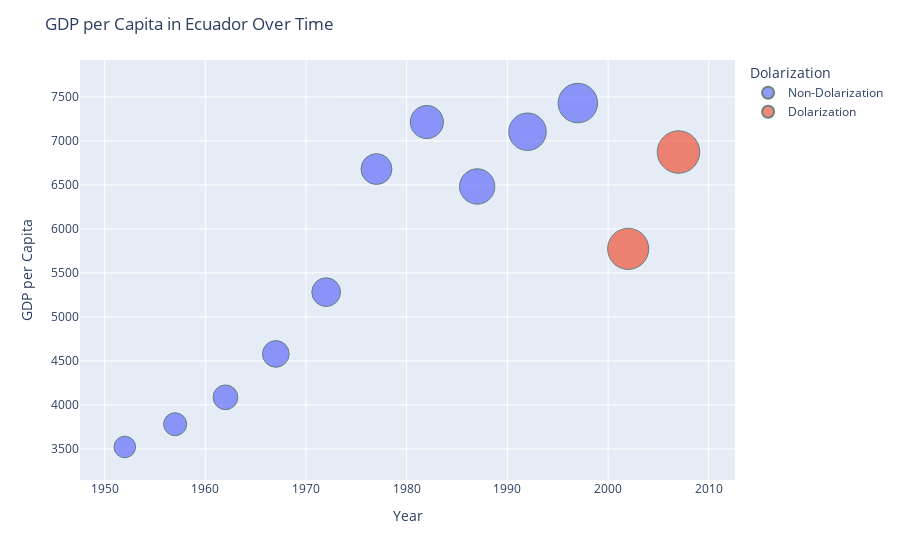

The code cell stored with this chart in its notebook:
### Code cell
fig=px.scatter(df, x="year", y="gdpPercap", size="pop", color='Dolarization', log_x=False, size_max=30)

fig.update_layout(title="GDP per Capita in Ecuador Over Time", yaxis_title="GDP per Capita", xaxis_title="Year")
fig.update_traces(marker=dict(line=dict(width=1, color='DarkSlateGrey')))
fig.show()

### Figure 1 — Plotly figure (JSON) as saved in the notebook; plotly's stock layout.template omitted (floating-point values rounded to 4 significant figures)
{"data": [{"hovertemplate": "Dolarization=Non-Dolarization<br>year=%{x}<br>gdpPercap=%{y}<br>pop=%{marker.size}<extra></extra>", "legendgroup": "Non-Dolarization", "marker": {"color": "#636efa", "line": {"color": "DarkSlateGrey", "width": 1}, "size": [3548753, 4058385, 4681707, 5432424, 6298651, 7278866, 8365850, 9545158, 10748394, 11911819], "sizemode": "area", "sizeref": 15280.0, "symbol": "circle"}, "mode": "markers", "name": "Non-Dolarization", "orientation": "v", "showlegend": true, "type": "scatter", "x": [1952, 1957, 1962, 1967, 1972, 1977, 1982, 1987, 1992, 1997], "xaxis": "x", "y": [3522.0, 3781.0, 4086.0, 4579.0, 5281.0, 6680.0, 7214.0, 6482.0, 7104.0, 7429.0], "yaxis": "y"}, {"hovertemplate": "Dolarization=Dolarization<br>year=%{x}<br>gdpPercap=%{y}<br>pop=%{marker.size}<extra></extra>", "legendgroup": "Dolarization", "marker": {"color": "#EF553B", "line": {"color": "DarkSlateGrey", "width": 1}, "size": [12921234, 13755680], "sizemode": "area", "sizeref": 15280.0, "symbol": "circle"}, "mode": "markers", "name": "Dolarization", "orientation": "v", "showlegend": true, "type": "scatter", "x": [2002, 2007], "xaxis": "x", "y": [5773.0, 6873.0], "yaxis": "y"}], "layout": {"legend": {"itemsizing": "constant", "title": {"text": "Dolarization"}, "tracegroupgap": 0}, "margin": {"t": 60}, "title": {"text": "GDP per Capita in Ecuador Over Time"}, "xaxis": {"anchor": "y", "domain": [0, 1], "title": {"text": "Year"}}, "yaxis": {"anchor": "x", "domain": [0, 1], "title": {"text": "GDP per Capita"}}}}
